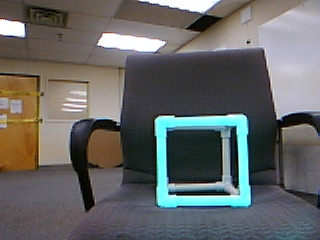
#> input picture TestImages/cube-green3.jpeg, 320 x 240 px, given in place of the camera
$ python find_retroreflector.py
#> lines starting #> are read from the running program, lines starting #| are printed output that depends on the picture; after the words box and inside, x2 and y2 are one past the last pixel; in counts of white or black regions, pixels touching at a corner belong together
import cv2
import numpy as np

#Start capture from computer's camera
def get_frame(cap, scaling_factor):
    #Get frame from capture
#> called with scaling_factor = 0.5
    ret, frame = cap.read()
#> frame is the input picture: shape (240, 320, 3); mean B, G, R 101.1, 102.3, 100.9
    #Resize the input frame
    frame = cv2.resize(frame, None, fx=scaling_factor,
                       fy=scaling_factor, interpolation=cv2.INTER_AREA)
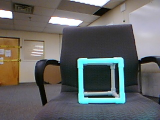
#> frame: shape (120, 160, 3); mean B, G, R 101.3, 102.4, 101
    return frame
if __name__ == '__main__':
    cap = cv2.VideoCapture()
    scaling_factor = 0.5
    #Go until escape key is pressed
    while True:
        frame = get_frame(cap,scaling_factor)
        #Convert 2 HSV
        hsv = cv2.cvtColor(frame, cv2.COLOR_BGR2HSV)
#> hsv: shape (120, 160, 3); mean H, S, V 78.9, 54.4, 112.7
        #Range for isolation.
        lower_limit = np.array([75, 100, 100])
        upper_limit = np.array([105, 255, 255])
        #Get rid of all colors not in above range
        mask = cv2.inRange(hsv, lower_limit, upper_limit)
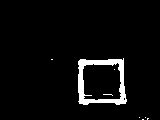
#> mask: shape (120, 160); 4.4% white; 8 white regions (7 under 20 px), largest, box (x1, y1, x2, y2) and area: (78, 58, 127, 105) 818
        #Original picture + bitwise-and mask
        res = cv2.bitwise_and(frame, frame, mask=mask)
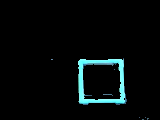
#> res: shape (120, 160, 3); mean B, G, R 9.9, 9.7, 4.8
#> (the run stopped early here; a loop or call above may not have finished)

$ run again, on TestImages/cube-green5.jpeg
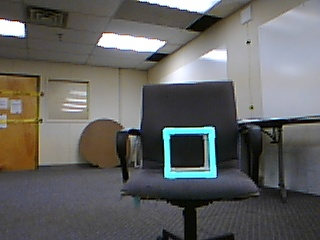
#> input picture TestImages/cube-green5.jpeg, 320 x 240 px, given in place of the camera
#> in get_frame, frame is the input picture: shape (240, 320, 3); mean B, G, R 98, 99.5, 99.5
#> in get_frame, `frame = cv2.resize(frame, None, fx=scaling_factor, fy=scaling_factor, ..`:
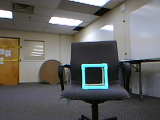
#> frame: shape (120, 160, 3); mean B, G, R 98.2, 99.6, 99.7
#> hsv: shape (120, 160, 3); mean H, S, V 71.6, 40.6, 106.9
#> `mask = cv2.inRange(hsv, lower_limit, upper_limit)`:
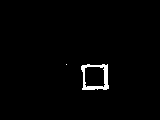
#> mask: shape (120, 160); 1.5% white; 2 white regions (1 under 20 px), largest, box (x1, y1, x2, y2) and area: (81, 64, 109, 90) 286

$ run again, on TestImages/cube-green8.jpeg
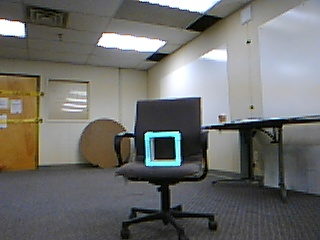
#> input picture TestImages/cube-green8.jpeg, 320 x 240 px, given in place of the camera
#> in get_frame, frame is the input picture: shape (240, 320, 3); mean B, G, R 108, 110.4, 110.2
#> in get_frame, `frame = cv2.resize(frame, None, fx=scaling_factor, fy=scaling_factor, ..`:
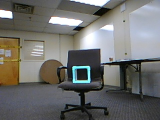
#> frame: shape (120, 160, 3); mean B, G, R 108.1, 110.5, 110.4
#> hsv: shape (120, 160, 3); mean H, S, V 68.7, 37.1, 117
#> `mask = cv2.inRange(hsv, lower_limit, upper_limit)`:
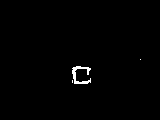
#> mask: shape (120, 160); 0.76% white in thin lines or dots, all inside (x1, y1, x2, y2) = (72, 59, 141, 84)
